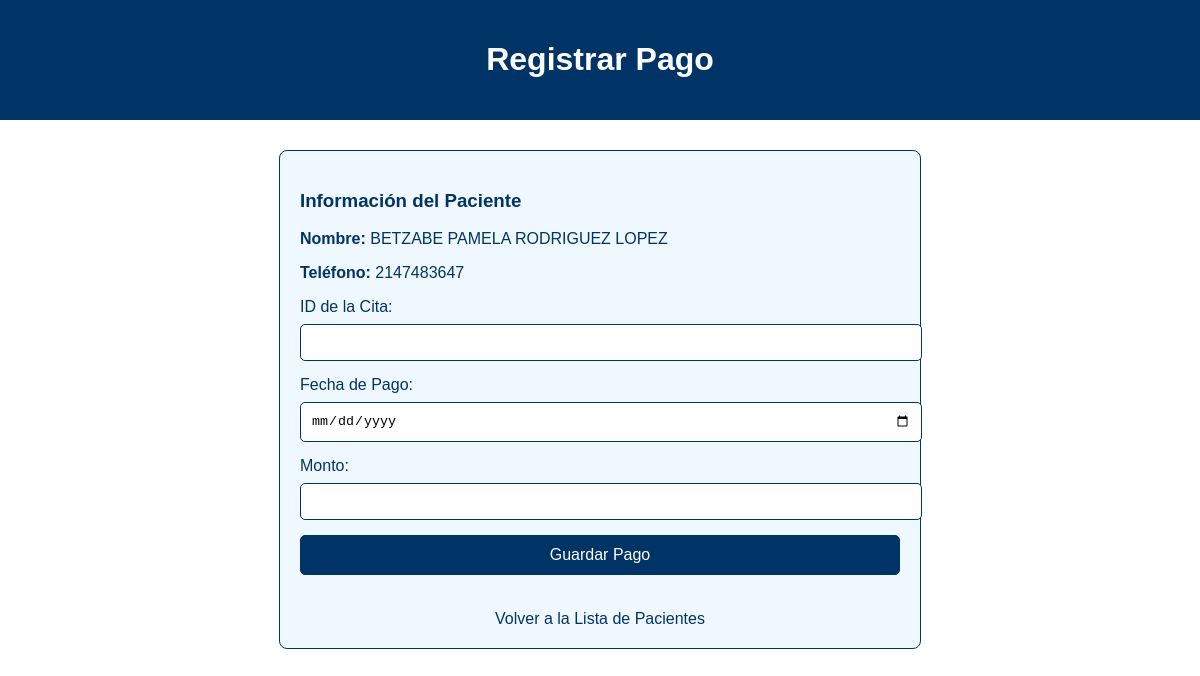
The app's page /procesar_pago.php?Id_paciente=1 with its own data.
### tables this page shows
CREATE TABLE `pacientes` (
  `Id_paciente` int(10) NOT NULL,
  `Nombre` varchar(25) NOT NULL,
  `Apellido_Paterno` varchar(25) NOT NULL,
  `Apellido_Materno` varchar(30) NOT NULL,
  `Fecha_nacimiento` date NOT NULL,
  `Genero` varchar(10) NOT NULL,
  `Direccion` varchar(50) NOT NULL,
  `Telefono` int(10) NOT NULL,
  `Diagnostico` varchar(200) NOT NULL,
  `Usuario` varchar(25) NOT NULL,
  `Contrasena` varchar(25) NOT NULL
);

### procesar_pago.php (the view, shortened to what this page needs)
<?php
$host = 'localhost';
$usuario = 'root';
$contrasena = '';
$base_de_datos = 'consultorio';
$conn = new mysqli($host, $usuario, $contrasena, $base_de_datos);
$id_paciente = "";
if ($_SERVER["REQUEST_METHOD"] == "POST") {
    if (isset($_POST['Id_paciente']) && !empty($_POST['Id_paciente'])) {
        $id_paciente = $_POST['Id_paciente'];
    } else {
        die("Error: No se recibió el ID del paciente.");
    }
} elseif (isset($_GET['Id_paciente'])) {
    $id_paciente = $_GET['Id_paciente'];
} else {
    die("Error: No se proporcionó el ID del paciente.");
}
$sql_paciente = "SELECT * FROM pacientes WHERE Id_paciente = $id_paciente";
$resultado_paciente = $conn->query($sql_paciente);
$paciente = $resultado_paciente->fetch_assoc();
?>
<!DOCTYPE html>
<html lang="es">
<head>
</head>
<body>
<header>
    <h1>Registrar Pago</h1>
</header>
<div class="container">
    <h3>Información del Paciente</h3>
    <p><strong>Nombre:</strong> <?php echo $paciente['Nombre'] . ' ' . $paciente['Apellido_Paterno'] . ' ' . $paciente['Apellido_Materno']; ?></p>
    <p><strong>Teléfono:</strong> <?php echo $paciente['Telefono']; ?></p>
    <form action="guardar_pago.php" method="POST">
        <label for="Id_cita">ID de la Cita:</label>
        <input type="number" name="Id_cita" id="Id_cita" required>
        <label for="Fecha_pago">Fecha de Pago:</label>
        <input type="date" name="Fecha_pago" id="Fecha_pago" required>
        <label for="Monto">Monto:</label>
        <input type="number" name="Monto" id="Monto" step="0.01" required>
        <button type="submit">Guardar Pago</button>
    </form>
    <div class="back-link">
        <a href="generarpagor.php?Id_paciente=<?php echo urlencode($id_paciente); ?>">Volver a la Lista de Pacientes</a>
    </div>
</div>
</body>
</html>

### procesar_pago.php (style rules this page uses)
body { font-family: Arial, sans-serif; background-color: #ffffff; color: #003366; margin: 0; padding: 0; }
header { background-color: #003366; color: #ffffff; padding: 20px; text-align: center; }
.container { max-width: 600px; margin: 30px auto; padding: 20px; border: 1px solid #003366; background-color: #f0f8ff; border-radius: 8px; }
label { font-size: 16px; display: block; margin-bottom: 8px; color: #003366; }
input, select, button { width: 100%; padding: 10px; margin-bottom: 15px; border: 1px solid #003366; border-radius: 5px; }
button { background-color: #003366; color: white; font-size: 16px; cursor: pointer; }
.back-link { text-align: center; margin-top: 20px; }
.back-link a { color: #003366; text-decoration: none; }

### records on screen
pacientes: Nombre "BETZABE PAMELA", Apellido_Paterno "RODRIGUEZ", Apellido_Materno "LOPEZ", Telefono "2147483647"
